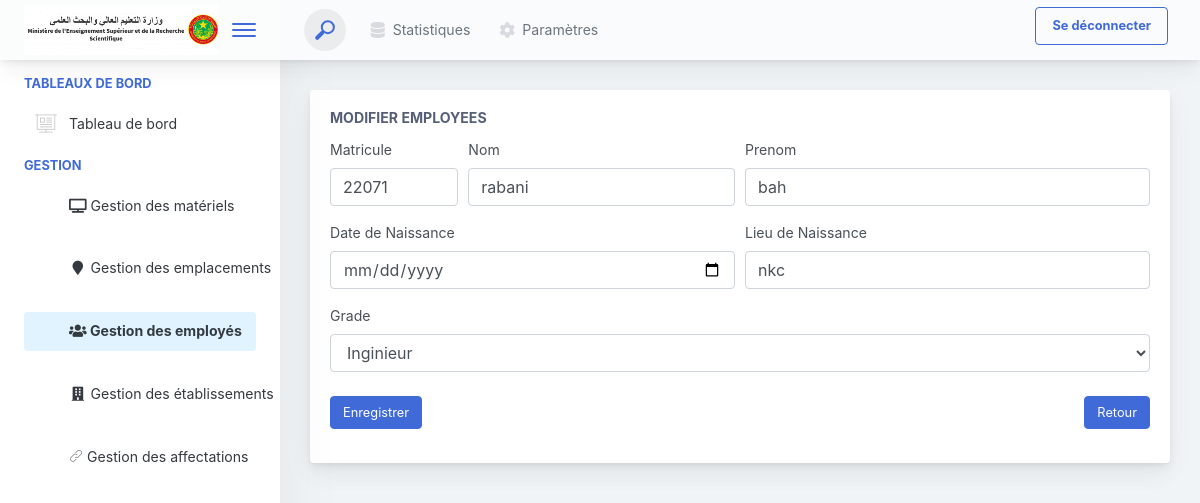
Screenshot of /edit_employe/6 with the database file from the repository.
### accounts/models.py (models this page shows, shortened)
class Employee(models.Model):
    matricule = models.CharField(max_length=50, unique=True)
    nom = models.CharField(max_length=100)
    prenom = models.CharField(max_length=100)
    date_naiss = models.DateField()
    lieu_naiss = models.CharField(max_length=100)
    grade = models.CharField(max_length=50)

### GestionVentes/views.py (the view)
# urls.py: path('edit_employe/<int:id>', views.edit_employe, name="edit_employe"),
def edit_employe(request, id):
    employe = Employee.objects.get(id=id)
    return render(request,'employees/edit.html',{'employe':employe,"navbar":'employe'})

### GestionVentes/templates/employees/edit.html (shortened to what this page needs)
{% extends 'navbar.html' %}
{% block content %}
                    <div class="app-main__inner">
                        <div class="tab-content">
                            <div class="tab-pane tabs-animation fade show active" id="tab-content-0" role="tabpanel">
                                <div class="main-card mb-3 card">
                                    <div class="card-body"><h5 class="card-title">Modifier Employees</h5>
                                    <form method="post" action="/update_employe/{{employe.id}}">
                                            <div class="form-row">
                                                <div class="col-md-2">
                                                    <div class="position-relative form-group"><label  class="">Matricule</label><input name="matricule"  type="text" class="form-control" value="{{employe.matricule}}"></div>
                                                </div>
                                                <div class="col-md-4">
                                                    <div class="position-relative form-group"><label  class="">Nom</label><input name="nom"  type="text" class="form-control" value="{{employe.nom}}"></div>
                                                </div>
                                                <div class="col-md-6">
                                                    <div class="position-relative form-group"><label  class="">Prenom</label><input name="prenom"  type="text" class="form-control" value="{{employe.prenom}}"></div>
                                                </div>
                                            </div>
                                            <div class="form-row">
                                                <div class="col-md-6">
                                                    <div class="position-relative form-group"><label  class="">Date de Naissance</label><input name="date_naiss"  type="date" class="form-control" value="{{employe.date_naiss}}"></div>
                                                </div>
                                                <div class="col-md-6">
                                                    <div class="position-relative form-group"><label  class="">Lieu de Naissance</label><input name="lieu_naiss"  type="text" class="form-control" value="{{employe.lieu_naiss}}"></div>
                                                </div>
                                            </div>
                                            <div class="form-row">
                                                <div class="col-md-12">
                                                    <div class="position-relative form-group"><label  class="">Grade</label>
                                                        <select class="form-control" name="grade">
                                                            <option value="{{employe.grade}}">{{employe.grade}}</option>
                                                        </select>
                                                    </div>
                                                </div>
                                            </div>
                                        <div style="display: flex ; justify-content: space-between ; ">
                                            <button class="mt-2 btn btn-primary">Enregistrer</button>
                                             <a href="{% url 'employe' %}"class="mt-2 btn btn-primary">
                                                Retour
                                            </a>
                                        </div>
                                        </form>
                                    </div>
                                </div>
                            </div>
                        </div>
                    </div>
{% endblock %}

### rows the page displays
Employee: matricule "22071", nom "rabani", prenom "bah", lieu_naiss "nkc", grade "Inginieur"
